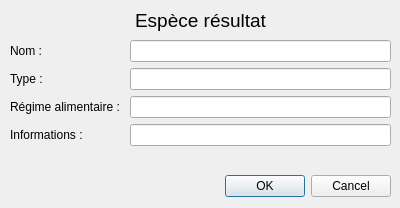
<?xml version="1.0" encoding="UTF-8"?>
<ui version="4.0">
 <class>NewResultatWindow</class>
 <widget class="QDialog" name="NewResultatWindow">
  <property name="geometry">
   <rect>
    <x>0</x>
    <y>0</y>
    <width>400</width>
    <height>208</height>
   </rect>
  </property>
  <property name="windowTitle">
   <string>Gestion d'un résultat</string>
  </property>
  <widget class="QDialogButtonBox" name="buttonBox">
   <property name="geometry">
    <rect>
     <x>50</x>
     <y>170</y>
     <width>341</width>
     <height>32</height>
    </rect>
   </property>
   <property name="orientation">
    <enum>Qt::Horizontal</enum>
   </property>
   <property name="standardButtons">
    <set>QDialogButtonBox::Cancel|QDialogButtonBox::Ok</set>
   </property>
  </widget>
  <widget class="QLabel" name="label_5">
   <property name="geometry">
    <rect>
     <x>10</x>
     <y>10</y>
     <width>381</width>
     <height>21</height>
    </rect>
   </property>
   <property name="font">
    <font>
     <pointsize>14</pointsize>
    </font>
   </property>
   <property name="layoutDirection">
    <enum>Qt::LeftToRight</enum>
   </property>
   <property name="text">
    <string>Espèce résultat</string>
   </property>
   <property name="alignment">
    <set>Qt::AlignCenter</set>
   </property>
  </widget>
  <widget class="QWidget" name="layoutWidget">
   <property name="geometry">
    <rect>
     <x>10</x>
     <y>40</y>
     <width>381</width>
     <height>121</height>
    </rect>
   </property>
   <layout class="QFormLayout" name="formLayout">
    <item row="0" column="0">
     <widget class="QLabel" name="label">
      <property name="text">
       <string>Nom : </string>
      </property>
     </widget>
    </item>
    <item row="0" column="1">
     <widget class="QLineEdit" name="editNom"/>
    </item>
    <item row="1" column="1">
     <widget class="QLineEdit" name="editType"/>
    </item>
    <item row="2" column="1">
     <widget class="QLineEdit" name="editRegimeAlim"/>
    </item>
    <item row="3" column="1">
     <widget class="QLineEdit" name="editInfos"/>
    </item>
    <item row="1" column="0">
     <widget class="QLabel" name="label_2">
      <property name="text">
       <string>Type : </string>
      </property>
     </widget>
    </item>
    <item row="2" column="0">
     <widget class="QLabel" name="label_3">
      <property name="text">
       <string>Régime alimentaire : </string>
      </property>
     </widget>
    </item>
    <item row="3" column="0">
     <widget class="QLabel" name="label_4">
      <property name="text">
       <string>Informations : </string>
      </property>
     </widget>
    </item>
   </layout>
  </widget>
 </widget>
 <resources/>
 <connections>
  <connection>
   <sender>buttonBox</sender>
   <signal>accepted()</signal>
   <receiver>NewResultatWindow</receiver>
   <slot>accept()</slot>
   <hints>
    <hint type="sourcelabel">
     <x>248</x>
     <y>254</y>
    </hint>
    <hint type="destinationlabel">
     <x>157</x>
     <y>274</y>
    </hint>
   </hints>
  </connection>
  <connection>
   <sender>buttonBox</sender>
   <signal>rejected()</signal>
   <receiver>NewResultatWindow</receiver>
   <slot>reject()</slot>
   <hints>
    <hint type="sourcelabel">
     <x>316</x>
     <y>260</y>
    </hint>
    <hint type="destinationlabel">
     <x>286</x>
     <y>274</y>
    </hint>
   </hints>
  </connection>
 </connections>
</ui>
